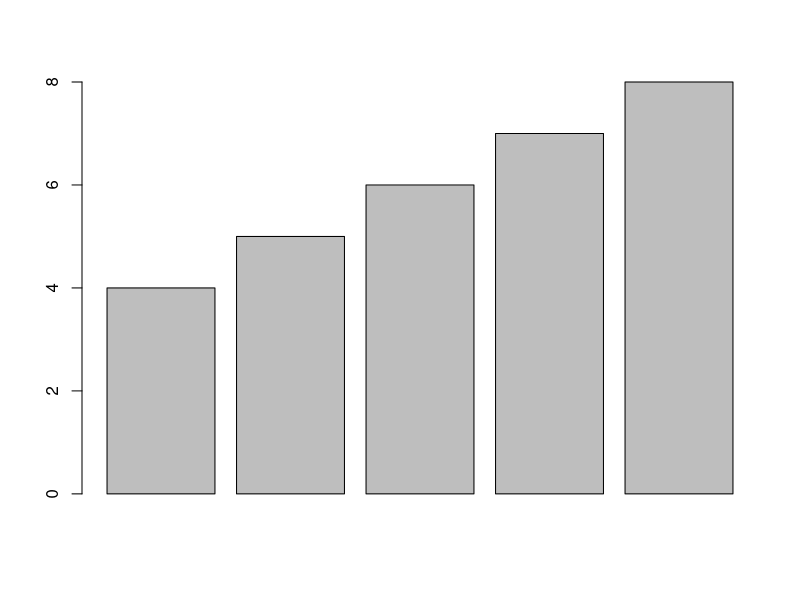
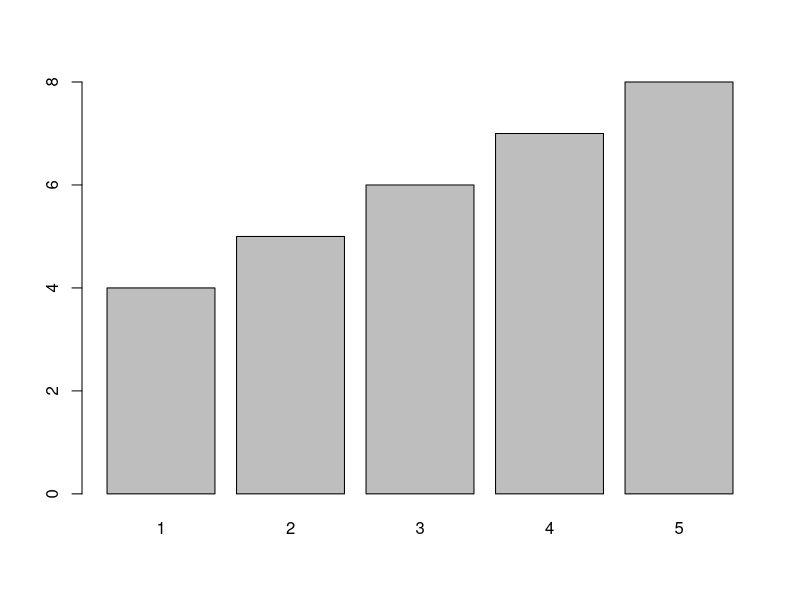
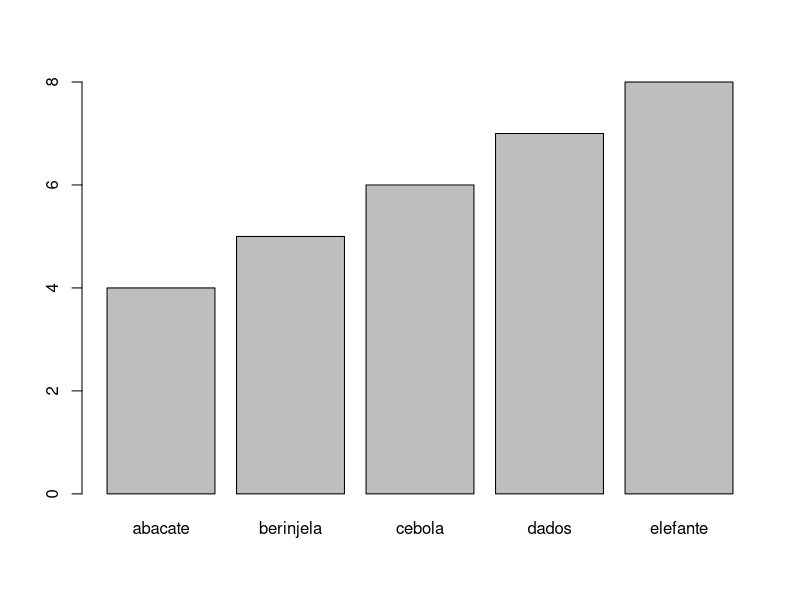
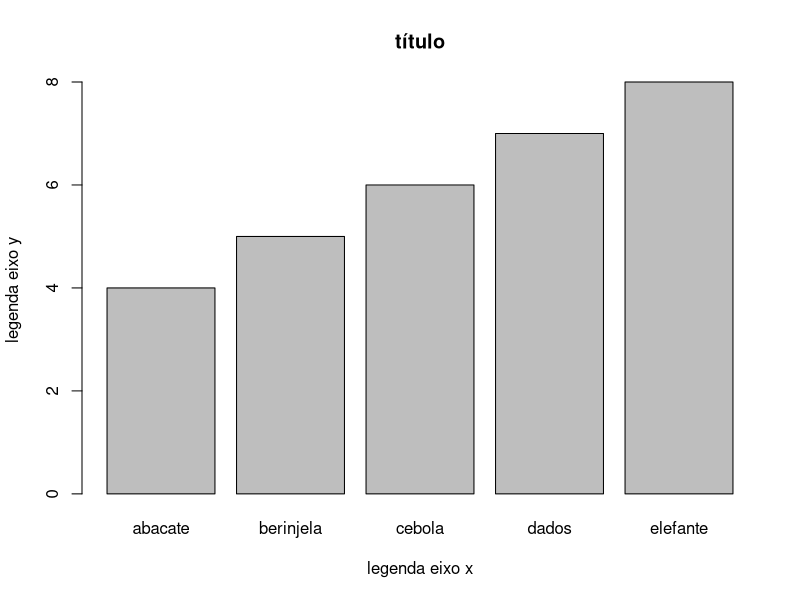
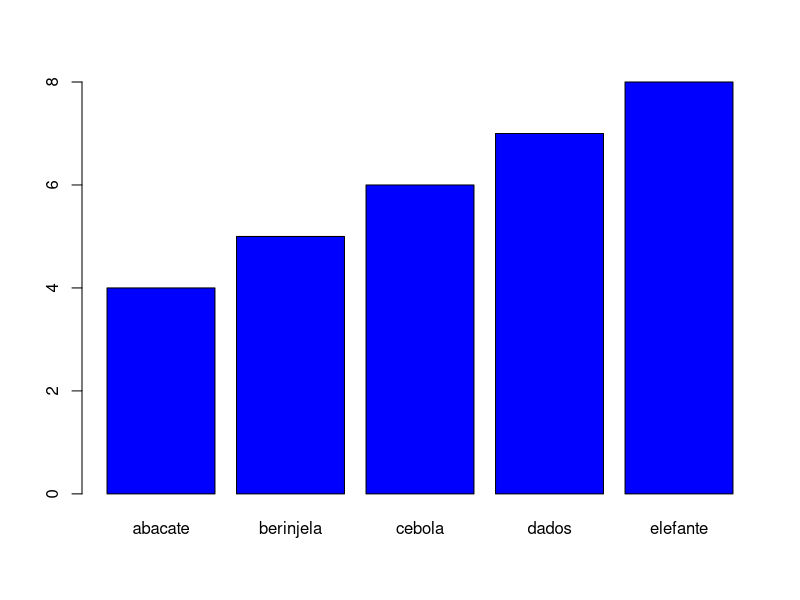
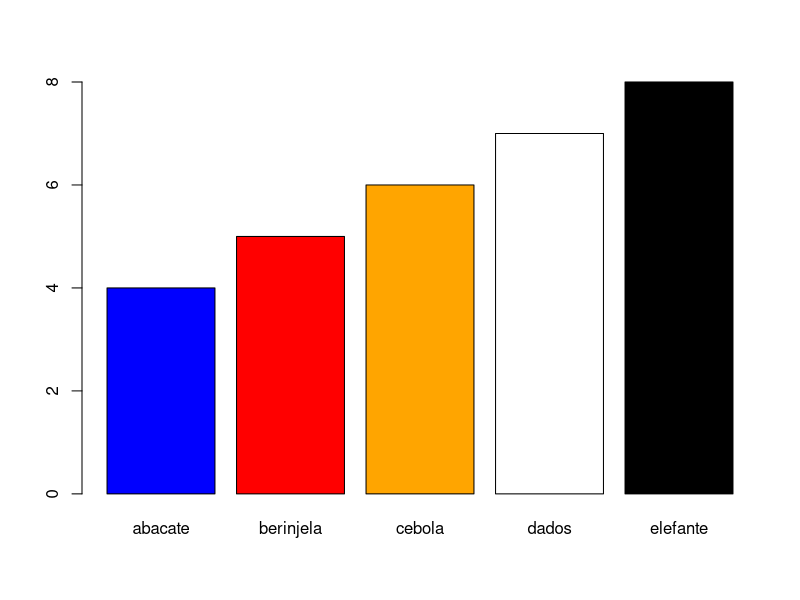
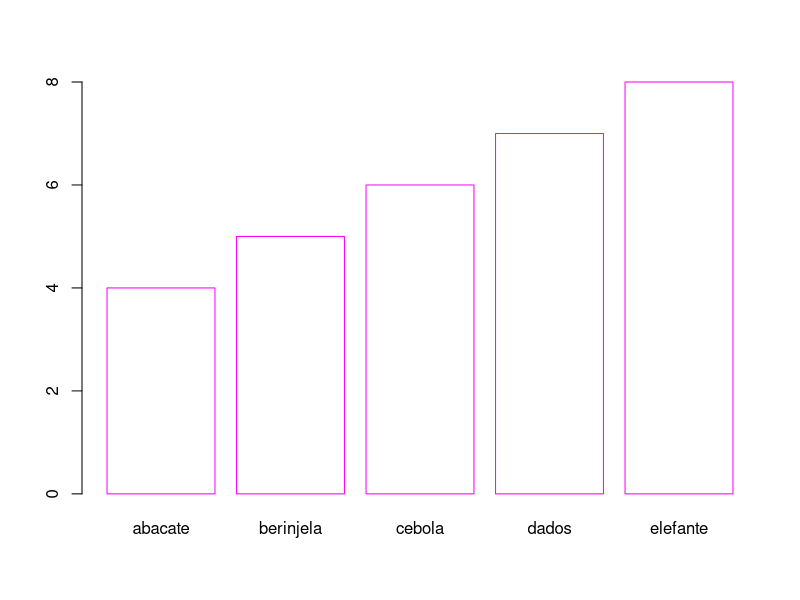
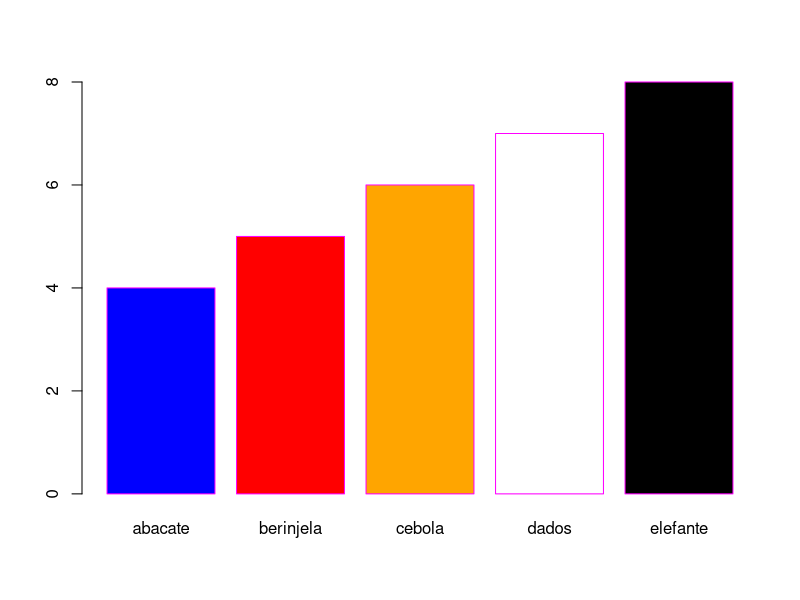

Generate these figures, in order, with R:
#extra - gráfico de barra

#mais simples
dados<- 4:8

barplot(dados)

#adicionando legendas e idenficações

names(dados)<- 1:5
barplot(dados)

names(dados)<- c("a","b","c","d","e")
names(dados)<- c("abacate","berinjela","cebola","dados","elefante")
View(dados)
barplot(dados)


barplot(dados, xlab= "legenda eixo x", ylab = "legenda eixo y", main = "título")


#cores e bordas

barplot(dados,col = "blue") # col para cores, nome das cores

barplot(dados,col = c("blue","red","orange","white","black")) # 


barplot(dados,border= "#FF00FF", col = "#FFFFFF") #border para borda, sistema RBG
barplot(dados,border= "#FF00FF", col = c("blue","red","orange","white","black")) #border para borda, sistema RBG


#transformando dados em gráficos rapidamente

data()

laranja<- Orange
porco<- ToothGrowth

#média de crescimento dentes por vitamina C
tapply(porco$len,porco$supp,mean)

barplot(tapply(porco$len,porco$supp,mean))

#circunferencia laranjeiras por idade
tapply(laranja$circumference,laranja$age,mean)

barplot(tapply(laranja$circumference,laranja$age,mean))

#gráficos mais completos
barplot(tapply(laranja$circumference,laranja$age,mean),
        col = "sienna1",border= "black" ,
        xlab= "Idade da árvore",ylab= "Circunferência", main = "Circunferência de laranjeiras por idade")


barplot(tapply(porco$len,porco$supp,mean),
        col = "slategray1",border= "blue" ,
        xlab= "Vitamina C",ylab= "Tamanho do dente", main = "Dentes de porquinho-da-índia que consomem vitamina C")
